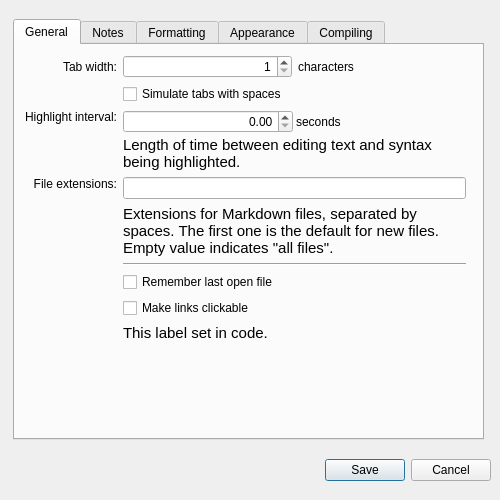
<?xml version="1.0" encoding="UTF-8"?>
<ui version="4.0">
 <class>PreferencesDialog</class>
 <widget class="QDialog" name="PreferencesDialog">
  <property name="geometry">
   <rect>
    <x>0</x>
    <y>0</y>
    <width>500</width>
    <height>500</height>
   </rect>
  </property>
  <property name="sizePolicy">
   <sizepolicy hsizetype="Fixed" vsizetype="Fixed">
    <horstretch>0</horstretch>
    <verstretch>0</verstretch>
   </sizepolicy>
  </property>
  <property name="minimumSize">
   <size>
    <width>500</width>
    <height>500</height>
   </size>
  </property>
  <property name="maximumSize">
   <size>
    <width>500</width>
    <height>500</height>
   </size>
  </property>
  <property name="baseSize">
   <size>
    <width>500</width>
    <height>500</height>
   </size>
  </property>
  <property name="windowTitle">
   <string>QarkDown Preferences</string>
  </property>
  <property name="sizeGripEnabled">
   <bool>false</bool>
  </property>
  <widget class="QDialogButtonBox" name="buttonBox">
   <property name="geometry">
    <rect>
     <x>10</x>
     <y>450</y>
     <width>481</width>
     <height>41</height>
    </rect>
   </property>
   <property name="orientation">
    <enum>Qt::Orientation::Horizontal</enum>
   </property>
   <property name="standardButtons">
    <set>QDialogButtonBox::StandardButton::Cancel|QDialogButtonBox::StandardButton::Save</set>
   </property>
  </widget>
  <widget class="QTabWidget" name="tabWidget">
   <property name="geometry">
    <rect>
     <x>13</x>
     <y>19</y>
     <width>471</width>
     <height>421</height>
    </rect>
   </property>
   <property name="currentIndex">
    <number>0</number>
   </property>
   <widget class="QWidget" name="tab">
    <attribute name="title">
     <string>General</string>
    </attribute>
    <widget class="QWidget" name="gridLayoutWidget">
     <property name="geometry">
      <rect>
       <x>10</x>
       <y>10</y>
       <width>441</width>
       <height>371</height>
      </rect>
     </property>
     <layout class="QGridLayout" name="gridLayout">
      <item row="0" column="0">
       <widget class="QLabel" name="label_2">
        <property name="text">
         <string>Tab width:</string>
        </property>
        <property name="alignment">
         <set>Qt::AlignmentFlag::AlignRight|Qt::AlignmentFlag::AlignTrailing|Qt::AlignmentFlag::AlignVCenter</set>
        </property>
       </widget>
      </item>
      <item row="2" column="0">
       <widget class="QLabel" name="label_3">
        <property name="text">
         <string>Highlight interval:</string>
        </property>
        <property name="alignment">
         <set>Qt::AlignmentFlag::AlignRight|Qt::AlignmentFlag::AlignTop|Qt::AlignmentFlag::AlignTrailing</set>
        </property>
       </widget>
      </item>
      <item row="0" column="1">
       <layout class="QHBoxLayout" name="horizontalLayout_2">
        <item>
         <widget class="QSpinBox" name="tabWidthSpinBox">
          <property name="alignment">
           <set>Qt::AlignmentFlag::AlignRight|Qt::AlignmentFlag::AlignTrailing|Qt::AlignmentFlag::AlignVCenter</set>
          </property>
          <property name="minimum">
           <number>1</number>
          </property>
          <property name="maximum">
           <number>40</number>
          </property>
         </widget>
        </item>
        <item>
         <widget class="QLabel" name="label_5">
          <property name="text">
           <string>characters</string>
          </property>
         </widget>
        </item>
       </layout>
      </item>
      <item row="2" column="1">
       <layout class="QVBoxLayout" name="verticalLayout_2">
        <property name="spacing">
         <number>3</number>
        </property>
        <item>
         <layout class="QHBoxLayout" name="horizontalLayout">
          <item>
           <widget class="QDoubleSpinBox" name="highlightIntervalSpinBox">
            <property name="alignment">
             <set>Qt::AlignmentFlag::AlignRight|Qt::AlignmentFlag::AlignTrailing|Qt::AlignmentFlag::AlignVCenter</set>
            </property>
            <property name="minimum">
             <double>0.000000000000000</double>
            </property>
            <property name="maximum">
             <double>10.000000000000000</double>
            </property>
            <property name="singleStep">
             <double>0.100000000000000</double>
            </property>
           </widget>
          </item>
          <item>
           <widget class="QLabel" name="label_6">
            <property name="text">
             <string>seconds</string>
            </property>
           </widget>
          </item>
         </layout>
        </item>
        <item>
         <widget class="QLabel" name="infoLabel1">
          <property name="font">
           <font>
            <pointsize>11</pointsize>
           </font>
          </property>
          <property name="text">
           <string>Length of time between editing text and syntax being highlighted.</string>
          </property>
          <property name="wordWrap">
           <bool>true</bool>
          </property>
         </widget>
        </item>
       </layout>
      </item>
      <item row="7" column="0">
       <widget class="QLabel" name="label_12">
        <property name="text">
         <string>File extensions:</string>
        </property>
        <property name="alignment">
         <set>Qt::AlignmentFlag::AlignRight|Qt::AlignmentFlag::AlignTop|Qt::AlignmentFlag::AlignTrailing</set>
        </property>
       </widget>
      </item>
      <item row="1" column="1">
       <widget class="QCheckBox" name="tabsWithSpacesCheckBox">
        <property name="text">
         <string>Simulate tabs with spaces</string>
        </property>
       </widget>
      </item>
      <item row="12" column="0">
       <spacer name="verticalSpacer_2">
        <property name="orientation">
         <enum>Qt::Orientation::Vertical</enum>
        </property>
        <property name="sizeHint" stdset="0">
         <size>
          <width>20</width>
          <height>40</height>
         </size>
        </property>
       </spacer>
      </item>
      <item row="7" column="1">
       <layout class="QVBoxLayout" name="verticalLayout_8">
        <item>
         <widget class="QLineEdit" name="extensionsLineEdit"/>
        </item>
        <item>
         <widget class="QLabel" name="fileExtensionsInfoLabel">
          <property name="font">
           <font>
            <pointsize>11</pointsize>
           </font>
          </property>
          <property name="text">
           <string>Extensions for Markdown files, separated by spaces. The first one is the default for new files. Empty value indicates &quot;all files&quot;.</string>
          </property>
          <property name="wordWrap">
           <bool>true</bool>
          </property>
         </widget>
        </item>
       </layout>
      </item>
      <item row="9" column="1">
       <widget class="QCheckBox" name="rememberLastFileCheckBox">
        <property name="text">
         <string>Remember last open file</string>
        </property>
       </widget>
      </item>
      <item row="10" column="1">
       <widget class="QCheckBox" name="linksClickableCheckBox">
        <property name="text">
         <string>Make links clickable</string>
        </property>
       </widget>
      </item>
      <item row="8" column="1">
       <widget class="Line" name="line_3">
        <property name="orientation">
         <enum>Qt::Orientation::Horizontal</enum>
        </property>
       </widget>
      </item>
      <item row="11" column="1">
       <widget class="QLabel" name="linkInfoLabel">
        <property name="font">
         <font>
          <pointsize>11</pointsize>
         </font>
        </property>
        <property name="text">
         <string>This label set in code.</string>
        </property>
        <property name="wordWrap">
         <bool>true</bool>
        </property>
       </widget>
      </item>
     </layout>
    </widget>
   </widget>
   <widget class="QWidget" name="tab_5">
    <attribute name="title">
     <string>Notes</string>
    </attribute>
    <widget class="QWidget" name="gridLayoutWidget_5">
     <property name="geometry">
      <rect>
       <x>10</x>
       <y>10</y>
       <width>441</width>
       <height>371</height>
      </rect>
     </property>
     <layout class="QGridLayout" name="gridLayout_5">
      <item row="1" column="0">
       <widget class="QLabel" name="label_16">
        <property name="text">
         <string>Notes Folder:</string>
        </property>
        <property name="alignment">
         <set>Qt::AlignmentFlag::AlignRight|Qt::AlignmentFlag::AlignTop|Qt::AlignmentFlag::AlignTrailing</set>
        </property>
       </widget>
      </item>
      <item row="6" column="0">
       <spacer name="verticalSpacer_6">
        <property name="orientation">
         <enum>Qt::Orientation::Vertical</enum>
        </property>
        <property name="sizeHint" stdset="0">
         <size>
          <width>20</width>
          <height>40</height>
         </size>
        </property>
       </spacer>
      </item>
      <item row="0" column="1">
       <widget class="QLabel" name="notesInfoLabel">
        <property name="font">
         <font>
          <pointsize>11</pointsize>
         </font>
        </property>
        <property name="text">
         <string>The Notes Folder is a special location that you can quickly open files from.</string>
        </property>
        <property name="wordWrap">
         <bool>true</bool>
        </property>
       </widget>
      </item>
      <item row="1" column="1">
       <layout class="QVBoxLayout" name="verticalLayout_10">
        <item>
         <widget class="QLineEdit" name="notesFolderLineEdit">
          <property name="readOnly">
           <bool>true</bool>
          </property>
         </widget>
        </item>
        <item>
         <widget class="QPushButton" name="changeNotesFolderButton">
          <property name="sizePolicy">
           <sizepolicy hsizetype="Fixed" vsizetype="Fixed">
            <horstretch>0</horstretch>
            <verstretch>0</verstretch>
           </sizepolicy>
          </property>
          <property name="text">
           <string>Change Notes Folder</string>
          </property>
         </widget>
        </item>
       </layout>
      </item>
     </layout>
    </widget>
   </widget>
   <widget class="QWidget" name="tab_4">
    <attribute name="title">
     <string>Formatting</string>
    </attribute>
    <widget class="QWidget" name="gridLayoutWidget_4">
     <property name="geometry">
      <rect>
       <x>10</x>
       <y>10</y>
       <width>441</width>
       <height>371</height>
      </rect>
     </property>
     <layout class="QGridLayout" name="gridLayout_4">
      <item row="0" column="0">
       <widget class="QLabel" name="label_13">
        <property name="text">
         <string>Format emphasis:</string>
        </property>
        <property name="alignment">
         <set>Qt::AlignmentFlag::AlignRight|Qt::AlignmentFlag::AlignTop|Qt::AlignmentFlag::AlignTrailing</set>
        </property>
       </widget>
      </item>
      <item row="3" column="0">
       <spacer name="verticalSpacer_5">
        <property name="orientation">
         <enum>Qt::Orientation::Vertical</enum>
        </property>
        <property name="sizeHint" stdset="0">
         <size>
          <width>20</width>
          <height>40</height>
         </size>
        </property>
       </spacer>
      </item>
      <item row="2" column="2">
       <layout class="QVBoxLayout" name="verticalLayout_11">
        <item>
         <layout class="QVBoxLayout" name="verticalLayout_15">
          <item>
           <widget class="QRadioButton" name="strongUnderscoreRadioButton">
            <property name="text">
             <string>With underscores: __strong__</string>
            </property>
           </widget>
          </item>
          <item>
           <widget class="QRadioButton" name="strongAsteriskRadioButton">
            <property name="text">
             <string>With asterisks: **strong**</string>
            </property>
           </widget>
          </item>
         </layout>
        </item>
       </layout>
      </item>
      <item row="0" column="2">
       <layout class="QVBoxLayout" name="verticalLayout_14">
        <item>
         <widget class="QRadioButton" name="emphUnderscoreRadioButton">
          <property name="text">
           <string>With underscores: _emph_</string>
          </property>
         </widget>
        </item>
        <item>
         <widget class="QRadioButton" name="emphAsteriskRadioButton">
          <property name="text">
           <string>With asterisks: *emph*</string>
          </property>
         </widget>
        </item>
       </layout>
      </item>
      <item row="2" column="0">
       <widget class="QLabel" name="label_14">
        <property name="text">
         <string>Format strong:</string>
        </property>
        <property name="alignment">
         <set>Qt::AlignmentFlag::AlignRight|Qt::AlignmentFlag::AlignTop|Qt::AlignmentFlag::AlignTrailing</set>
        </property>
       </widget>
      </item>
     </layout>
    </widget>
   </widget>
   <widget class="QWidget" name="tab_2">
    <attribute name="title">
     <string>Appearance</string>
    </attribute>
    <widget class="QWidget" name="gridLayoutWidget_2">
     <property name="geometry">
      <rect>
       <x>10</x>
       <y>10</y>
       <width>441</width>
       <height>371</height>
      </rect>
     </property>
     <layout class="QGridLayout" name="gridLayout_2">
      <item row="7" column="0">
       <spacer name="verticalSpacer_3">
        <property name="orientation">
         <enum>Qt::Orientation::Vertical</enum>
        </property>
        <property name="sizeHint" stdset="0">
         <size>
          <width>20</width>
          <height>40</height>
         </size>
        </property>
       </spacer>
      </item>
      <item row="4" column="0">
       <widget class="QLabel" name="label_11">
        <property name="text">
         <string>Line highlight:</string>
        </property>
        <property name="alignment">
         <set>Qt::AlignmentFlag::AlignRight|Qt::AlignmentFlag::AlignTop|Qt::AlignmentFlag::AlignTrailing</set>
        </property>
       </widget>
      </item>
      <item row="4" column="1">
       <layout class="QVBoxLayout" name="verticalLayout_6">
        <item>
         <widget class="QCheckBox" name="highlightLineCheckBox">
          <property name="text">
           <string>Highlight current line</string>
          </property>
         </widget>
        </item>
        <item>
         <widget class="QLabel" name="infoLabel3">
          <property name="font">
           <font>
            <pointsize>11</pointsize>
           </font>
          </property>
          <property name="text">
           <string>The current line highlighting appearance is defined in the stylesheet (see above).</string>
          </property>
          <property name="wordWrap">
           <bool>true</bool>
          </property>
         </widget>
        </item>
       </layout>
      </item>
      <item row="2" column="1">
       <layout class="QVBoxLayout" name="verticalLayout_3">
        <item>
         <widget class="QComboBox" name="stylesComboBox"/>
        </item>
        <item>
         <widget class="QTextBrowser" name="styleInfoTextBrowser">
          <property name="maximumSize">
           <size>
            <width>16777215</width>
            <height>70</height>
           </size>
          </property>
          <property name="font">
           <font>
            <pointsize>11</pointsize>
           </font>
          </property>
          <property name="openExternalLinks">
           <bool>true</bool>
          </property>
          <property name="openLinks">
           <bool>true</bool>
          </property>
         </widget>
        </item>
        <item>
         <widget class="QLabel" name="infoLabel2">
          <property name="font">
           <font>
            <pointsize>11</pointsize>
           </font>
          </property>
          <property name="text">
           <string>User styles can be added by putting them into a specific folder. The button below will open it.</string>
          </property>
          <property name="wordWrap">
           <bool>true</bool>
          </property>
         </widget>
        </item>
        <item>
         <widget class="QPushButton" name="openStylesFolderButton">
          <property name="sizePolicy">
           <sizepolicy hsizetype="Fixed" vsizetype="Fixed">
            <horstretch>0</horstretch>
            <verstretch>0</verstretch>
           </sizepolicy>
          </property>
          <property name="text">
           <string>Open Styles Folder</string>
          </property>
         </widget>
        </item>
       </layout>
      </item>
      <item row="2" column="0">
       <widget class="QLabel" name="label_4">
        <property name="text">
         <string>Highlighting style:</string>
        </property>
        <property name="alignment">
         <set>Qt::AlignmentFlag::AlignRight|Qt::AlignmentFlag::AlignTop|Qt::AlignmentFlag::AlignTrailing</set>
        </property>
       </widget>
      </item>
      <item row="0" column="0">
       <widget class="QLabel" name="label_9">
        <property name="text">
         <string>Font:</string>
        </property>
        <property name="alignment">
         <set>Qt::AlignmentFlag::AlignRight|Qt::AlignmentFlag::AlignTop|Qt::AlignmentFlag::AlignTrailing</set>
        </property>
       </widget>
      </item>
      <item row="0" column="1">
       <layout class="QVBoxLayout" name="verticalLayout">
        <property name="spacing">
         <number>3</number>
        </property>
        <item>
         <widget class="QLabel" name="fontLabel">
          <property name="sizePolicy">
           <sizepolicy hsizetype="Preferred" vsizetype="Preferred">
            <horstretch>0</horstretch>
            <verstretch>0</verstretch>
           </sizepolicy>
          </property>
          <property name="maximumSize">
           <size>
            <width>300</width>
            <height>16777215</height>
           </size>
          </property>
          <property name="text">
           <string notr="true">Current Font asdlkjsadlkj dlskdsldkj</string>
          </property>
          <property name="alignment">
           <set>Qt::AlignmentFlag::AlignLeading|Qt::AlignmentFlag::AlignLeft|Qt::AlignmentFlag::AlignTop</set>
          </property>
          <property name="wordWrap">
           <bool>true</bool>
          </property>
          <property name="margin">
           <number>5</number>
          </property>
         </widget>
        </item>
        <item>
         <widget class="QPushButton" name="fontButton">
          <property name="sizePolicy">
           <sizepolicy hsizetype="Fixed" vsizetype="Fixed">
            <horstretch>0</horstretch>
            <verstretch>0</verstretch>
           </sizepolicy>
          </property>
          <property name="text">
           <string>Change Font</string>
          </property>
         </widget>
        </item>
       </layout>
      </item>
     </layout>
    </widget>
   </widget>
   <widget class="QWidget" name="tab_3">
    <attribute name="title">
     <string>Compiling</string>
    </attribute>
    <widget class="QWidget" name="gridLayoutWidget_3">
     <property name="geometry">
      <rect>
       <x>10</x>
       <y>10</y>
       <width>441</width>
       <height>371</height>
      </rect>
     </property>
     <layout class="QGridLayout" name="gridLayout_3">
      <item row="6" column="0">
       <spacer name="verticalSpacer_4">
        <property name="orientation">
         <enum>Qt::Orientation::Vertical</enum>
        </property>
        <property name="sizeHint" stdset="0">
         <size>
          <width>20</width>
          <height>40</height>
         </size>
        </property>
       </spacer>
      </item>
      <item row="1" column="0">
       <widget class="QLabel" name="label_7">
        <property name="text">
         <string>Compiler:</string>
        </property>
        <property name="alignment">
         <set>Qt::AlignmentFlag::AlignRight|Qt::AlignmentFlag::AlignTop|Qt::AlignmentFlag::AlignTrailing</set>
        </property>
       </widget>
      </item>
      <item row="1" column="1">
       <layout class="QVBoxLayout" name="verticalLayout_5">
        <item>
         <widget class="QComboBox" name="compilersComboBox"/>
        </item>
        <item>
         <layout class="QHBoxLayout" name="horizontalLayout_6">
          <item>
           <widget class="QLabel" name="label">
            <property name="text">
             <string>Arguments:</string>
            </property>
            <property name="alignment">
             <set>Qt::AlignmentFlag::AlignRight|Qt::AlignmentFlag::AlignTrailing|Qt::AlignmentFlag::AlignVCenter</set>
            </property>
           </widget>
          </item>
          <item>
           <widget class="QLineEdit" name="compilerArgsField"/>
          </item>
         </layout>
        </item>
        <item>
         <widget class="QLabel" name="infoLabel4">
          <property name="font">
           <font>
            <pointsize>11</pointsize>
           </font>
          </property>
          <property name="text">
           <string>User compilers can be added by putting them into a specific folder. The button below will open it.</string>
          </property>
          <property name="wordWrap">
           <bool>true</bool>
          </property>
         </widget>
        </item>
        <item>
         <widget class="QPushButton" name="openCompilersFolderButton">
          <property name="sizePolicy">
           <sizepolicy hsizetype="Fixed" vsizetype="Fixed">
            <horstretch>0</horstretch>
            <verstretch>0</verstretch>
           </sizepolicy>
          </property>
          <property name="text">
           <string>Open Compilers Folder</string>
          </property>
         </widget>
        </item>
       </layout>
      </item>
      <item row="3" column="0">
       <widget class="QLabel" name="label_8">
        <property name="text">
         <string>Open HTML file:</string>
        </property>
        <property name="alignment">
         <set>Qt::AlignmentFlag::AlignRight|Qt::AlignmentFlag::AlignTrailing|Qt::AlignmentFlag::AlignVCenter</set>
        </property>
       </widget>
      </item>
      <item row="3" column="1">
       <widget class="QCheckBox" name="openTargetAfterCompilingCheckBox">
        <property name="text">
         <string>Open target file after compiling</string>
        </property>
       </widget>
      </item>
      <item row="4" column="0">
       <widget class="QLabel" name="label_10">
        <property name="text">
         <string>HTML:</string>
        </property>
        <property name="alignment">
         <set>Qt::AlignmentFlag::AlignRight|Qt::AlignmentFlag::AlignTop|Qt::AlignmentFlag::AlignTrailing</set>
        </property>
       </widget>
      </item>
      <item row="4" column="1">
       <layout class="QVBoxLayout" name="verticalLayout_9">
        <item>
         <widget class="QLabel" name="infoLabel5">
          <property name="font">
           <font>
            <pointsize>11</pointsize>
           </font>
          </property>
          <property name="text">
           <string>Press the button below to navigate to the HTML template that is used in generating the compiled output. Note that there must be an HTML comment in the file that says &quot;content&quot; where you want the content to go.</string>
          </property>
          <property name="wordWrap">
           <bool>true</bool>
          </property>
         </widget>
        </item>
        <item>
         <widget class="QPushButton" name="editHTMLTemplateButton">
          <property name="sizePolicy">
           <sizepolicy hsizetype="Fixed" vsizetype="Fixed">
            <horstretch>0</horstretch>
            <verstretch>0</verstretch>
           </sizepolicy>
          </property>
          <property name="text">
           <string>Show HTML Template File</string>
          </property>
         </widget>
        </item>
       </layout>
      </item>
     </layout>
    </widget>
   </widget>
  </widget>
 </widget>
 <resources/>
 <connections>
  <connection>
   <sender>buttonBox</sender>
   <signal>accepted()</signal>
   <receiver>PreferencesDialog</receiver>
   <slot>accept()</slot>
   <hints>
    <hint type="sourcelabel">
     <x>248</x>
     <y>254</y>
    </hint>
    <hint type="destinationlabel">
     <x>157</x>
     <y>274</y>
    </hint>
   </hints>
  </connection>
  <connection>
   <sender>buttonBox</sender>
   <signal>rejected()</signal>
   <receiver>PreferencesDialog</receiver>
   <slot>reject()</slot>
   <hints>
    <hint type="sourcelabel">
     <x>316</x>
     <y>260</y>
    </hint>
    <hint type="destinationlabel">
     <x>286</x>
     <y>274</y>
    </hint>
   </hints>
  </connection>
 </connections>
</ui>
